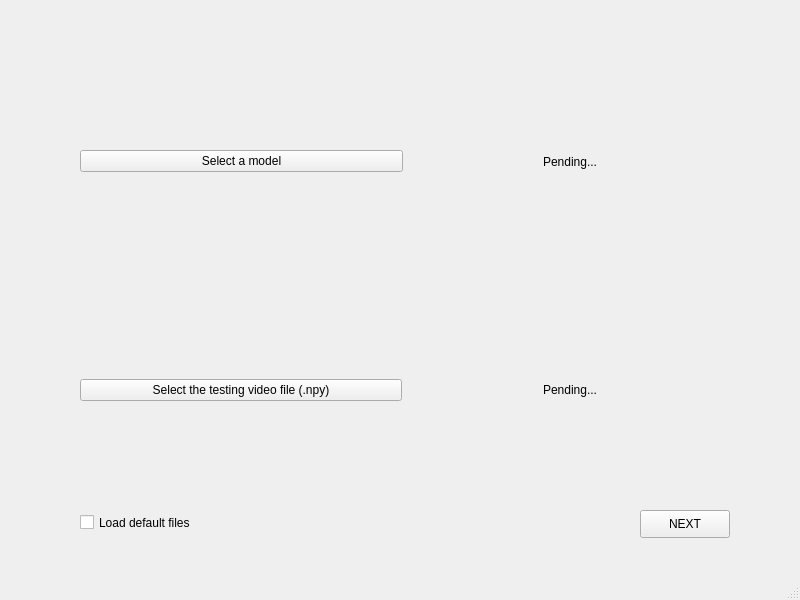
<?xml version="1.0" encoding="UTF-8"?>
<ui version="4.0">
 <class>MainWindow</class>
 <widget class="QMainWindow" name="MainWindow">
  <property name="geometry">
   <rect>
    <x>0</x>
    <y>0</y>
    <width>800</width>
    <height>600</height>
   </rect>
  </property>
  <property name="windowTitle">
   <string>MainWindow</string>
  </property>
  <widget class="QWidget" name="centralwidget">
   <widget class="QWidget" name="verticalLayoutWidget">
    <property name="geometry">
     <rect>
      <x>80</x>
      <y>50</y>
      <width>651</width>
      <height>451</height>
     </rect>
    </property>
    <layout class="QVBoxLayout" name="verticalLayout">
     <item>
      <layout class="QHBoxLayout" name="horizontalLayout_10">
       <item>
        <widget class="QPushButton" name="load_inventory">
         <property name="text">
          <string>Select a model</string>
         </property>
        </widget>
       </item>
       <item alignment="Qt::AlignHCenter">
        <widget class="QLabel" name="label_ivnentory">
         <property name="text">
          <string>Pending...</string>
         </property>
        </widget>
       </item>
      </layout>
     </item>
     <item>
      <layout class="QHBoxLayout" name="horizontalLayout">
       <property name="spacing">
        <number>7</number>
       </property>
       <property name="sizeConstraint">
        <enum>QLayout::SetDefaultConstraint</enum>
       </property>
       <property name="bottomMargin">
        <number>0</number>
       </property>
       <item>
        <widget class="QPushButton" name="load_testing">
         <property name="text">
          <string>Select the testing video file (.npy)</string>
         </property>
        </widget>
       </item>
       <item alignment="Qt::AlignHCenter">
        <widget class="QLabel" name="label_testing">
         <property name="text">
          <string>Pending...</string>
         </property>
        </widget>
       </item>
      </layout>
     </item>
    </layout>
   </widget>
   <widget class="QCheckBox" name="checkBox">
    <property name="geometry">
     <rect>
      <x>80</x>
      <y>510</y>
      <width>271</width>
      <height>25</height>
     </rect>
    </property>
    <property name="text">
     <string>Load default files</string>
    </property>
   </widget>
   <widget class="QPushButton" name="pushButton">
    <property name="geometry">
     <rect>
      <x>640</x>
      <y>510</y>
      <width>90</width>
      <height>28</height>
     </rect>
    </property>
    <property name="text">
     <string>NEXT</string>
    </property>
   </widget>
  </widget>
  <widget class="QMenuBar" name="menubar">
   <property name="geometry">
    <rect>
     <x>0</x>
     <y>0</y>
     <width>800</width>
     <height>28</height>
    </rect>
   </property>
  </widget>
  <widget class="QStatusBar" name="statusbar"/>
 </widget>
 <resources/>
 <connections/>
</ui>
